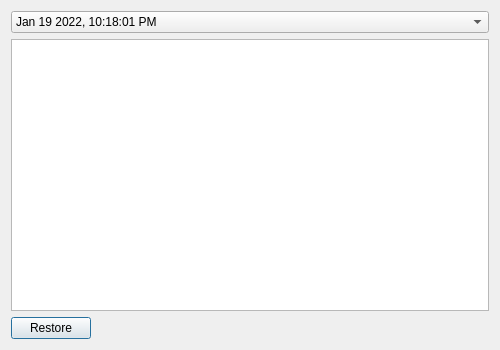
<?xml version="1.0" encoding="UTF-8"?>
<ui version="4.0">
 <class>RestoreDialog</class>
 <widget class="QDialog" name="RestoreDialog">
  <property name="geometry">
   <rect>
    <x>0</x>
    <y>0</y>
    <width>500</width>
    <height>350</height>
   </rect>
  </property>
  <property name="minimumSize">
   <size>
    <width>500</width>
    <height>350</height>
   </size>
  </property>
  <property name="windowTitle">
   <string>Restore Files - Blobbackup</string>
  </property>
  <layout class="QVBoxLayout" name="verticalLayout">
   <item>
    <widget class="QComboBox" name="snapshots_combo_box">
     <item>
      <property name="text">
       <string>Jan 19 2022, 10:18:01 PM</string>
      </property>
     </item>
    </widget>
   </item>
   <item>
    <widget class="QTreeWidget" name="snapshot_tree_widget">
     <property name="headerHidden">
      <bool>true</bool>
     </property>
     <column>
      <property name="text">
       <string notr="true">1</string>
      </property>
     </column>
    </widget>
   </item>
   <item>
    <layout class="QHBoxLayout" name="horizontalLayout">
     <item>
      <widget class="QPushButton" name="restore_button">
       <property name="text">
        <string>Restore</string>
       </property>
      </widget>
     </item>
     <item>
      <spacer name="horizontalSpacer">
       <property name="orientation">
        <enum>Qt::Horizontal</enum>
       </property>
       <property name="sizeHint" stdset="0">
        <size>
         <width>40</width>
         <height>20</height>
        </size>
       </property>
      </spacer>
     </item>
    </layout>
   </item>
  </layout>
 </widget>
 <resources/>
 <connections/>
</ui>
